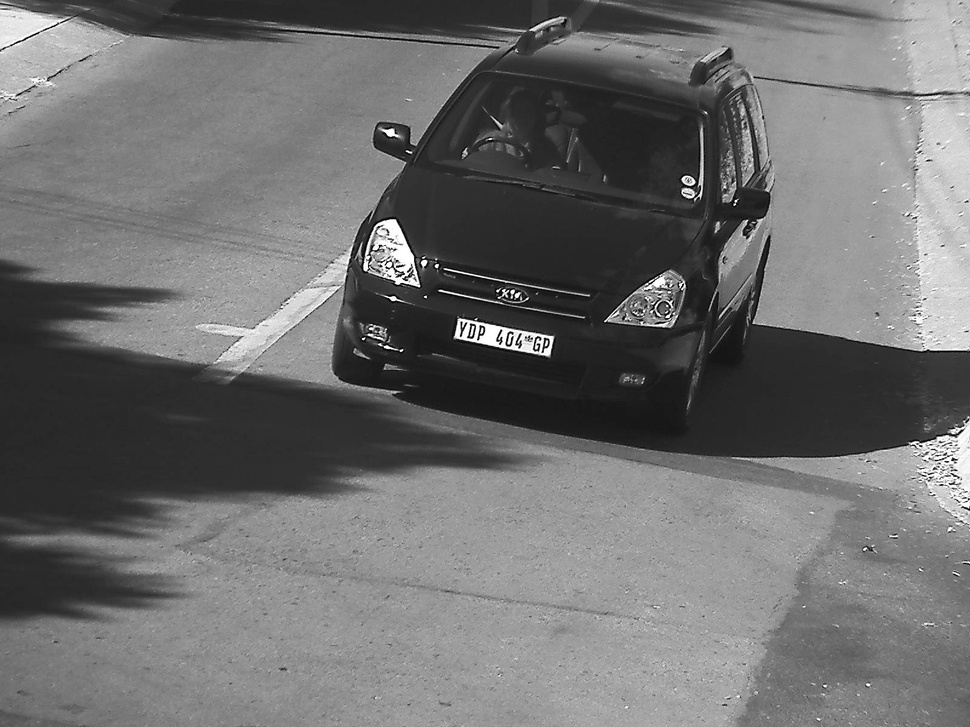
#> input picture Number PLate Recongnition/2.jpg, 970 x 727 px, shrunk from 1600 x 1200 before the run, given in place of 2.png, which was not available
$ jupyter execute far.ipynb   (older library calls are emulated)
#> lines starting #> are read from the running program, lines starting #| are printed output that depends on the picture; after the words box and inside, x2 and y2 are one past the last pixel; in counts of white or black regions, pixels touching at a corner belong together; pictures that were not available may be replaced by others from this repository, and a replacement may not be noted
[cell 1]
def show(img):
    cv2.imshow("Input",img)
    cv2.waitKey(0);
    cv2.destroyAllWindows()

[cell 2]
import numpy as np
import cv2
from copy import deepcopy
import matplotlib.pyplot as plt
from PIL import Image
#import pytesseract as tess

[cell 3]
img=cv2.imread('2.png')
#> img is the input picture: shape (727, 970, 3); min 0, max 255, mean 110.4
show(img)

[cell 4]
#for color IMAGE


#blurring to remove high frequency component
imgBlurred = cv2.GaussianBlur(img, (5,5), 0)
show(imgBlurred)

#color to greyscale image
gray = cv2.cvtColor(imgBlurred, cv2.COLOR_BGR2GRAY)
show(gray)

#sobel edge detection
sobelx = cv2.Sobel(gray,cv2.CV_8U,1,0,ksize=3)
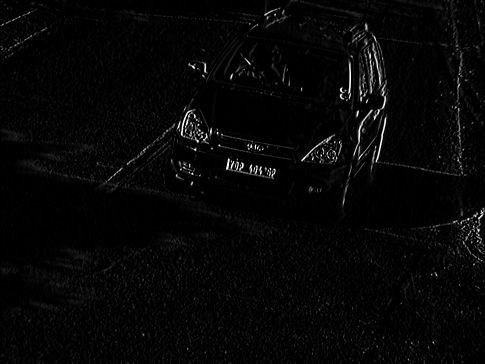
#> sobelx: shape (727, 970) (shown at 1/2 size); min 0, max 255, mean 6.1
show(sobelx)


#otsu thresolding
ret2,threshold_img = cv2.threshold(sobelx,0,255,cv2.THRESH_BINARY+cv2.THRESH_OTSU)
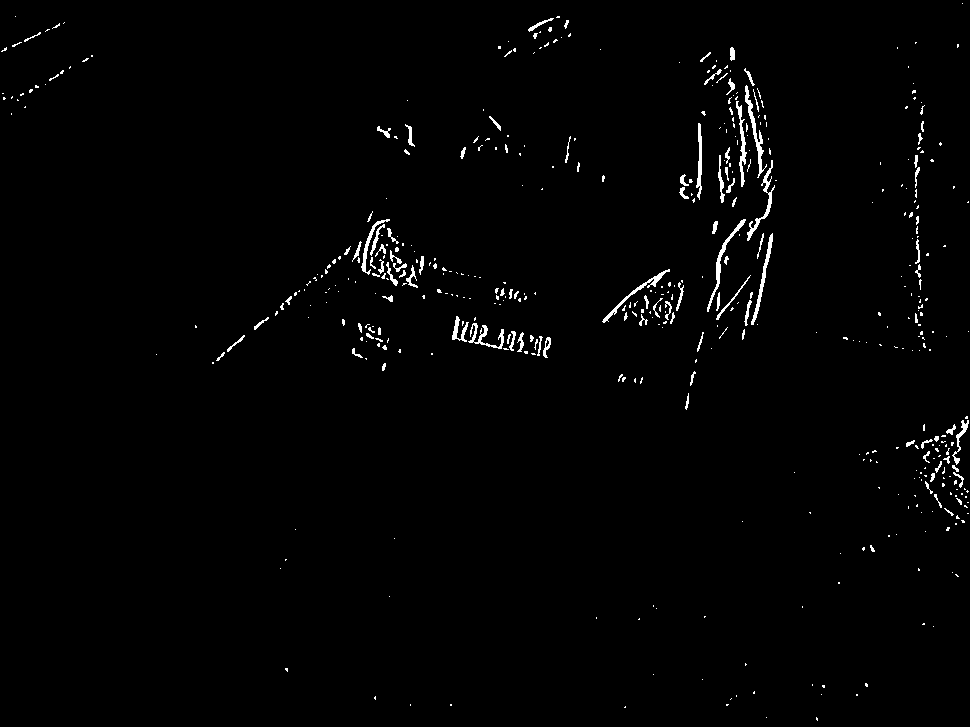
#> threshold_img: shape (727, 970); 1.3% white in thin lines or dots
#> ret2 = 76
show(threshold_img)

[cell 5]
morph_img_threshold = threshold_img.copy()


# rectangular kernel for morphological operation
element = cv2.getStructuringElement(shape=cv2.MORPH_RECT, ksize=(20, 10))  #(20,10)

#morphological operation(dilation)
cv2.morphologyEx(src=threshold_img, op=cv2.MORPH_CLOSE, kernel=element, dst=morph_img_threshold)
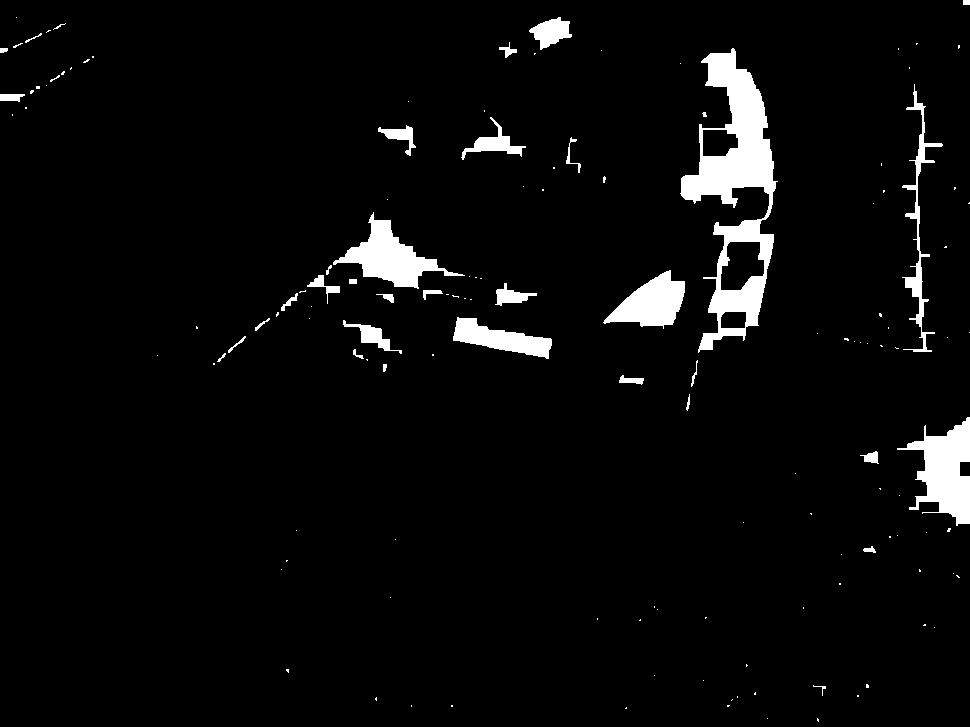
#> morph_img_threshold: shape (727, 970); 4.2% white; 139 white regions (103 under 20 px)

show(morph_img_threshold)

[cell 6]
#finding contours is like finding white object from black background.
#contours => (x,y) corrdinates of object

#Contour Approximation Method
# https://opencv-python-tutroals.readthedocs.io/en/latest/py_tutorials/py_imgproc/py_contours/py_contours_begin/py_contours_begin.html
# cv2.CHAIN_APPROX_NONE -all the boundary points are stored
#cv2.CHAIN_APPROX_SIMPLE -just two end points of that line , saving the memory
contours, hierarchy= cv2.findContours(morph_img_threshold,mode=cv2.RETR_EXTERNAL,method=cv2.CHAIN_APPROX_NONE)
#> contours = 139 contours, 111 with area under 20; largest, box (x1, y1, x2, y2) and area: (680, 48, 778, 353) 13084, (897, 417, 970, 526) 3750, (333, 212, 465, 289) 3172, (603, 270, 685, 329) 2505, (453, 317, 552, 359) 1853

[cell 7]
# i is count index, cnt is coordinates of 1 whole object
for i,cnt  in enumerate(contours):


    #it is observed that for  most of image , number of coordinates number plate region lies between 300-500
    if(len(cnt)>100):

        #https://opencv-python-tutroals.readthedocs.io/en/latest/py_tutorials/py_imgproc/py_contours/py_contour_features/py_contour_features.html#b-rotated-rectangle
        objectArea=cv2.minAreaRect(cnt)

        x, y, w, h = cv2.boundingRect(cnt)

        license_plate = img[y:y + h, x:x + w]
        show(license_plate)
#> this loop made 139 passes
#> (objectArea, x, y, w, h) on passes 47, 70, 73, 85, 90, 91, 94: (((933, 471), (108, 72), -90), 897, 417, 73, 109), (((372.3, 335.6), (19.46, 65.62), -70.82), 343, 320, 59, 34), (((502.8, 336.5), (26.01, 97.9), -78.93), 453, 317, 99, 42), (((514.6, 292.2), (42.18, 21.31), -8.53), 495, 283, 42, 23), (((324.2, 287), (20.72, 28.92), -49.64), 307, 275, 33, 29), (((650.5, 309.7), (88.18, 49.79), -40.6), 603, 270, 82, 59), (((398, 269.1), (69.32, 112.9), -53.38), 333, 212, 132, 77)
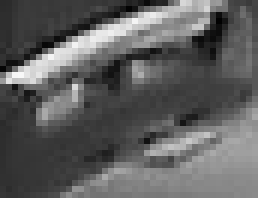
#> license_plate: shape (33, 43, 3) (shown 6 times larger); min 1, max 248, mean 94.8

[cell 8]
len(contours)
#> Out = 139

$ run again, with Number PLate Recongnition/1.jpg copied over Number PLate Recongnition/2.jpg
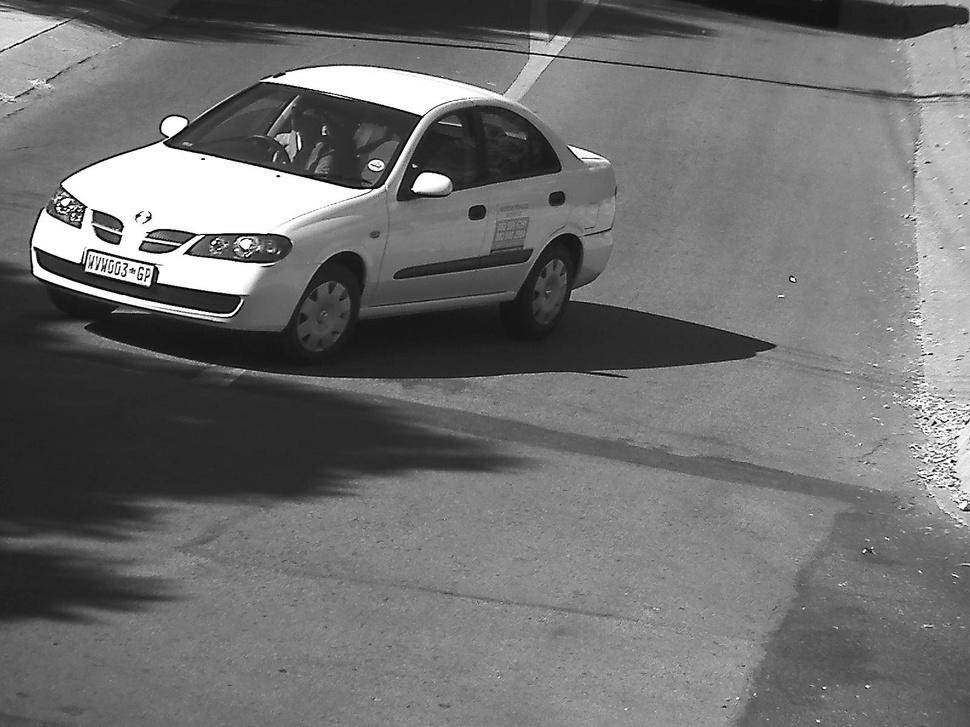
#> input picture Number PLate Recongnition/1.jpg, 970 x 727 px, shrunk from 1600 x 1200 before the run, given in place of 2.png, which was not available
#> img is the input picture: shape (727, 970, 3); min 0, max 255, mean 111.5
#> `ret2,threshold_img = cv2.threshold(sobelx,0,255,cv2.THRESH_BINARY+cv2...`:
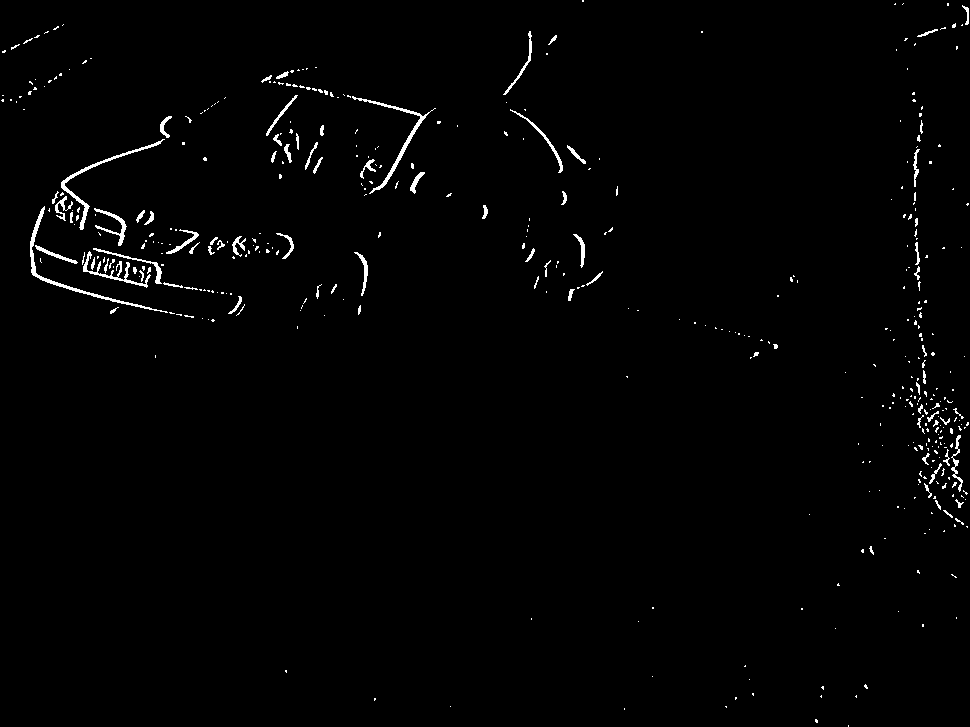
#> threshold_img: shape (727, 970); 1.3% white in thin lines or dots
#> ret2 = 72
#> morph_img_threshold: shape (727, 970); 3.5% white; 144 white regions (111 under 20 px)
#> contours = 144 contours, 118 with area under 20; largest, box (x1, y1, x2, y2) and area: (31, 117, 295, 315) 10226, (883, 301, 970, 519) 5844, (262, 69, 442, 197) 3782, (511, 110, 601, 174) 652, (901, 107, 942, 292) 648
#> the loop `for i,cnt  in enumerate(contours):` made 144 passes
#> (objectArea, x, y, w, h) on passes 72, 84, 109, 112, 115, 126, 138: (((926.8, 413.4), (78.6, 214.9), -19.18), 883, 301, 87, 218), (((540.2, 261.9), (33.54, 46.51), -26.57), 523, 244, 43, 46), (((149.2, 237), (235.5, 188.3), -33.69), 31, 117, 264, 198), (((548.5, 145.5), (34.31, 101.8), -56.49), 511, 110, 90, 64), (((922, 199), (39.64, 183.9), -0.855), 901, 107, 41, 185), (((341.8, 134.1), (104.2, 183.4), -72.65), 262, 69, 180, 128), (((526.7, 66.65), (82.65, 26.71), -61.93), 504, 32, 54, 72)
#> after the loop `for i,cnt  in enumerate(contours):`:
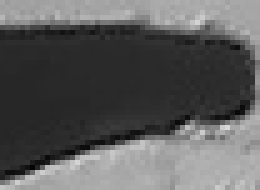
#> license_plate: shape (38, 52, 3) (shown 5 times larger); min 4, max 217, mean 92.1
#> Out = 144
